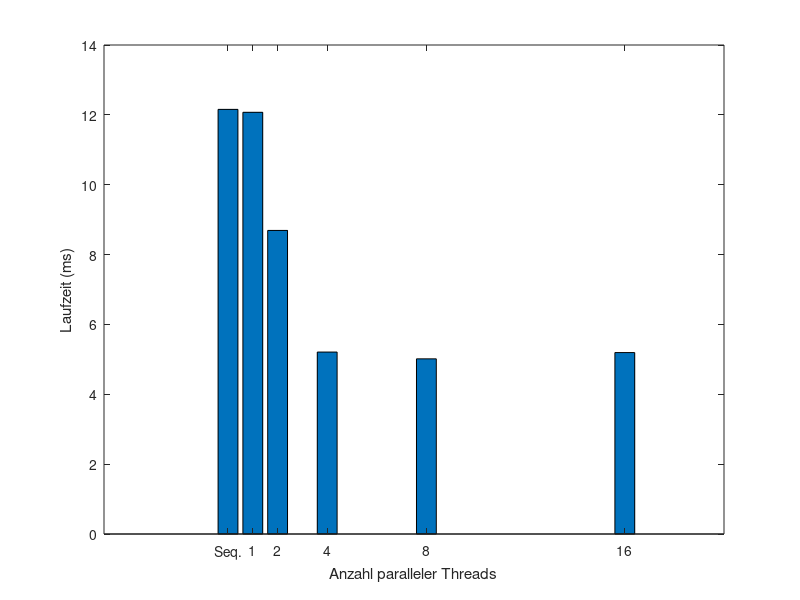

Write MATLAB code to recreate this figure.
%% Grafische Darstellungen für Aufgabe 3
laufzeiten = [0.0121569330; % sequentiell
    0.0120733980; % parallel (1 Thread)
    0.0086913200; % parallel (2 Threads)
    0.0052090220; % parallel (4 Threads)
    0.0050150550; % parallel (8 Threads)
    0.0051945020]; % parallel (16 Threads)

threads = [0,1,2,4,8,16];

% bar plot
figure(1);
bar(threads,laufzeiten*1000);
xticklabels({'Seq.','1','2','4','8','16'});
xlabel('Anzahl paralleler Threads');
ylabel('Laufzeit (ms)');